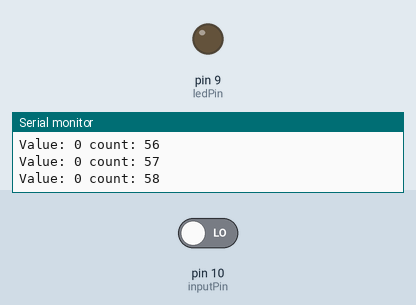
The sketch below on a simulated Arduino Uno, built with avr-gcc and run on an emulated ATmega328P. Parts: output pins drawn as LEDs (lit = HIGH), the last lines printed to the serial monitor. Inputs (shaded band) come from the test bench; at power-on: pin 10 (inputPin) LOW.

Above: at 1.2 s.
1.3 s: pin 10 (inputPin) driven HIGH
At 1.8 s:
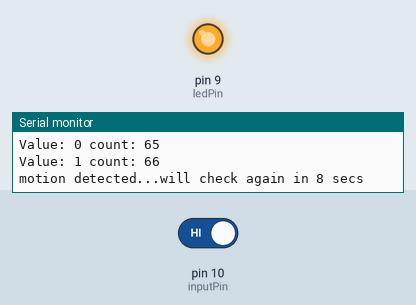
Timing chart, 0 to 4.3 s (numbered marks = the images above; inputs shaded):
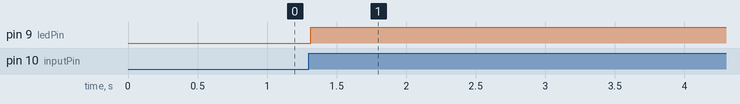

The sketch:

PIRBasic.ino
```cpp
/*
 * PIR sensor tester
 */

int ledPin = 9;                // choose the pin for the LED
int inputPin = 10;               // choose the input pin (for PIR sensor)
int pirState = LOW;             // we start, assuming no motion detected
int val = 0;
int count =0;
// variable for reading the pin status

void setup() {
  pinMode(ledPin, OUTPUT);      // declare LED as output
  pinMode(inputPin, INPUT);     // declare sensor as input

  Serial.begin(9600);
}

void loop(){


  val = digitalRead(inputPin);  // read input value
  Serial.print("Value: "); Serial.print (val); Serial.print(" count: "); Serial.println(count);
  if (val==HIGH)
  {
    digitalWrite(ledPin,HIGH);
    Serial.println("motion detected...will check again in 8 secs");
    delay (8000);
  }
  else
  {
    digitalWrite(ledPin,LOW);
  }

  count++;
  delay(10);

}
```

Measured:
- after the input at 1.3 s, pin 9 (ledPin): LOW → HIGH at once
